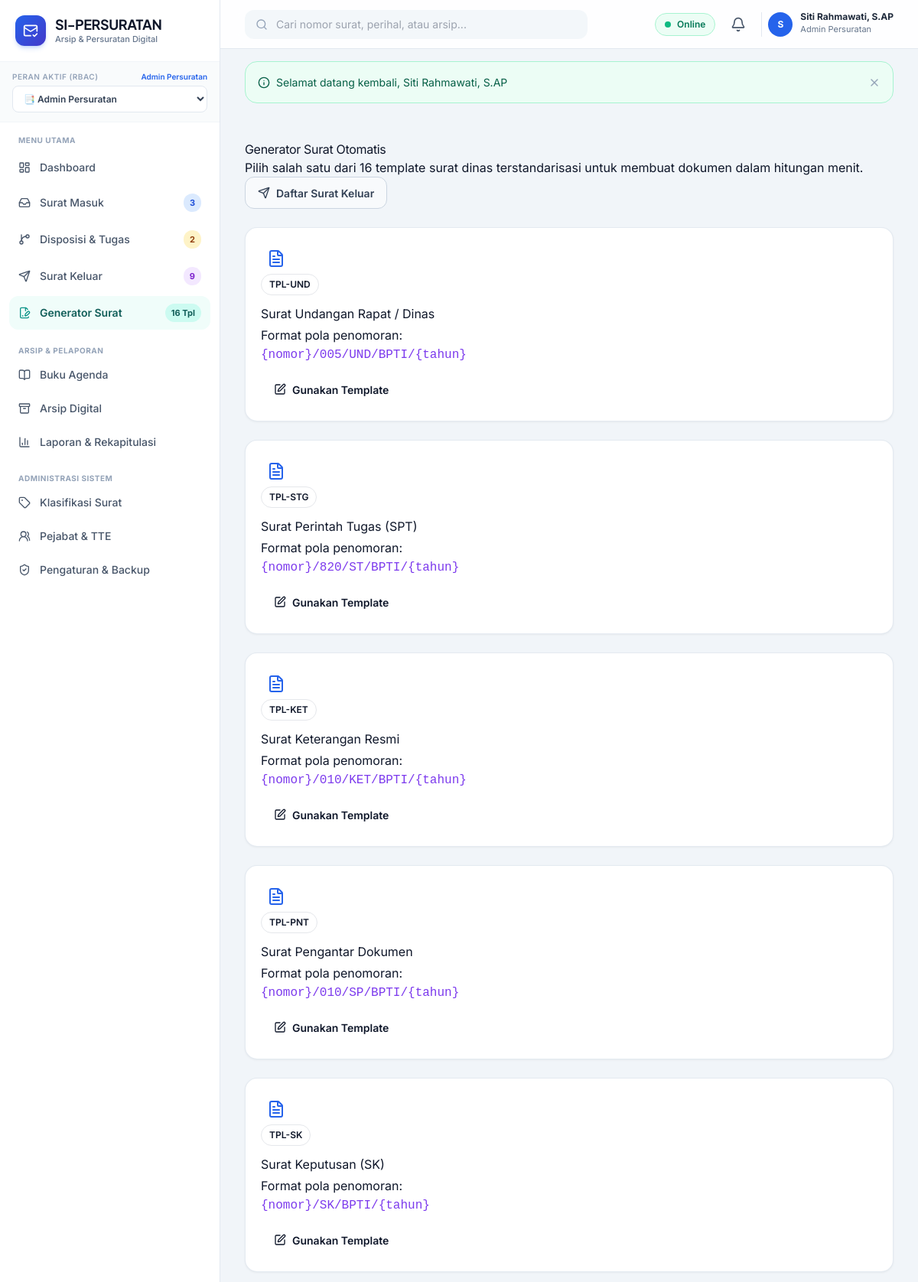
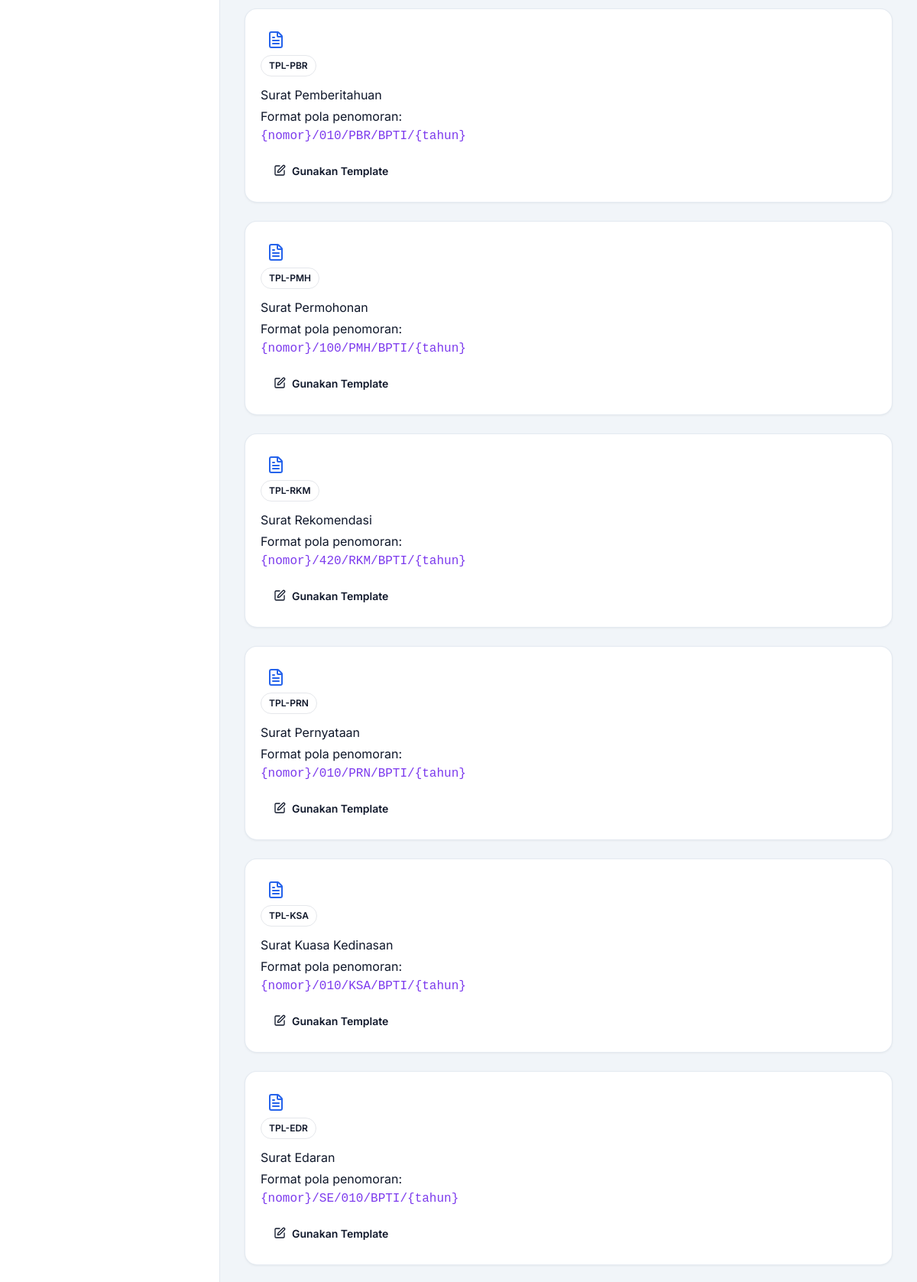
/public/generator/index.php (signed in, upper part), run on the app's committed database (2 pictures, top to bottom).
### tables this page shows
CREATE TABLE users (
    id INTEGER PRIMARY KEY AUTOINCREMENT,
    username TEXT NOT NULL UNIQUE,
    email TEXT NOT NULL UNIQUE,
    password_hash TEXT NOT NULL,
    full_name TEXT NOT NULL,
    nip TEXT,
    jabatan TEXT,
    phone TEXT,
    role_id INTEGER NOT NULL,
    avatar TEXT,
    is_active INTEGER NOT NULL DEFAULT 1,
    created_at DATETIME DEFAULT CURRENT_TIMESTAMP,
    updated_at DATETIME DEFAULT CURRENT_TIMESTAMP,
    deleted_at DATETIME DEFAULT NULL,
    FOREIGN KEY (role_id) REFERENCES roles (id) ON DELETE RESTRICT
);

CREATE TABLE roles (
    id INTEGER PRIMARY KEY AUTOINCREMENT,
    name TEXT NOT NULL,
    slug TEXT NOT NULL UNIQUE,
    description TEXT,
    created_at DATETIME DEFAULT CURRENT_TIMESTAMP
);

CREATE TABLE template_surat (
    id INTEGER PRIMARY KEY AUTOINCREMENT,
    nama_template TEXT NOT NULL,
    jenis_surat TEXT NOT NULL,
    kode TEXT NOT NULL UNIQUE,
    kop_surat_html TEXT,
    konten_template TEXT NOT NULL,
    variabel_fields TEXT, -- JSON array of dynamic fields
    format_nomor TEXT,
    is_system INTEGER NOT NULL DEFAULT 0,
    created_at DATETIME DEFAULT CURRENT_TIMESTAMP,
    updated_at DATETIME DEFAULT CURRENT_TIMESTAMP
);

### public/generator/index.php (the view, shortened to what the rows shown need)
<?php
require_once __DIR__ . '/../../config/app.php';
if (!Auth::check() || (!Auth::can('template.manage') && !Auth::can('surat_keluar.create'))) {
    Flash::set('danger', 'Akses ditolak.');
    redirect('dashboard.php');
}
$templates = TemplateSurat::getAll();
require_once APP_PATH . '/views/layouts/header.php';
?>
<div class="row g-3">
    <?php foreach ($templates as $t): ?>
        <div class="col-12 col-sm-6 col-lg-4 col-xl-3">
            <div class="card h-100 border-0 shadow-sm rounded-3 hover-shadow transition">
                <div class="card-body p-4 d-flex flex-column">
                    <div class="d-flex justify-content-between align-items-start mb-3">
                        <div class="p-2 bg-primary-subtle text-primary rounded-3">
                            <i data-lucide="file-text" style="width: 24px; height: 24px;"></i>
                        </div>
                        <span class="badge bg-light text-dark border font-monospace"><?= htmlspecialchars($t['kode']) ?></span>
                    </div>
                    <h6 class="fw-bold text-dark mb-1"><?= htmlspecialchars($t['nama_template']) ?></h6>
                    <p class="text-muted small mb-3 flex-grow-1">
                        Format pola penomoran: <br>
                        <code class="text-secondary"><?= htmlspecialchars($t['format_nomor'] ?? '{nomor}/{kode}/BPTI/{tahun}') ?></code>
                    </p>
                    <a href="<?= url('generator/buat.php') ?>?id=<?= $t['id'] ?>" class="btn btn-outline-primary w-100 fw-semibold d-flex align-items-center justify-content-center gap-2 rounded-2 mt-auto">
                        <i data-lucide="edit" style="width: 16px;"></i>
                        <span>Gunakan Template</span>
                    </a>
                </div>
            </div>
        </div>
    <?php endforeach; ?>
</div>
<?php require_once APP_PATH . '/views/layouts/footer.php'; ?>

### app/views/layouts/header.php (shortened to what the rows shown need)
<!DOCTYPE html>
<html lang="id">
<head>
    <script src="https://cdn.tailwindcss.com"></script>
</head>
<body class="antialiased selection:bg-blue-100 selection:text-blue-900">
<div class="min-h-screen flex flex-col lg:flex-row">
    <?php require_once APP_PATH . '/views/layouts/sidebar.php'; ?>
    <div class="flex-1 flex flex-col min-w-0 pb-20 lg:pb-0">
        <header class="sticky top-0 z-30 bg-white/90 backdrop-blur-md border-b border-slate-200 px-4 lg:px-8 h-16 flex items-center justify-between gap-4">
            <div class="flex items-center gap-2 sm:gap-3">
                <div class="relative">
                    <button onclick="toggleDropdown('user-menu')" class="flex items-center gap-2.5 pl-2 border-l border-slate-200 hover:opacity-90 transition">
                        <div class="w-8 h-8 rounded-full bg-blue-600 text-white font-bold text-xs flex items-center justify-center shadow-xs">
                            <?= strtoupper(substr($currentUser['full_name'] ?? 'U', 0, 1)) ?>
                        </div>
                        <div class="hidden md:block text-left">
                            <p class="text-xs font-bold text-slate-800 leading-none"><?= htmlspecialchars($currentUser['full_name'] ?? 'User') ?></p>
                            <p class="text-[11px] text-slate-500 mt-0.5"><?= htmlspecialchars($currentUser['role_name'] ?? 'Role') ?></p>
                        </div>
                    </button>
                </div>
            </div>
        </header>
        <main class="flex-1 p-4 lg:p-8 max-w-7xl w-full mx-auto space-y-6">

### app/views/layouts/sidebar.php (shortened to what the rows shown need)
<?php
$currentUser = Auth::user();
$currentRoleSlug = $currentUser['role_slug'] ?? 'superadmin';
?>
<aside id="sidebar" class="fixed lg:sticky top-0 left-0 z-50 h-screen w-72 bg-white border-r border-slate-200 flex flex-col transition-transform duration-300 -translate-x-full lg:translate-x-0 shrink-0">
  <div class="p-5 border-b border-slate-100 flex items-center justify-between">
    <a href="<?= url('dashboard.php') ?>" class="flex items-center gap-3 group text-decoration-none">
      <div>
        <h1 class="font-display font-bold text-slate-900 text-lg leading-tight tracking-tight">SI-PERSURATAN</h1>
      </div>
    </a>
  </div>
  <div class="px-4 py-3 bg-slate-50/80 border-b border-slate-100">
    <div class="flex items-center justify-between mb-1">
      <label class="text-[10px] font-semibold uppercase tracking-wider text-slate-400 block">Peran Aktif (RBAC)</label>
      <span class="text-[10px] text-blue-600 font-semibold"><?= htmlspecialchars($currentUser['role_name'] ?? 'User') ?></span>
    </div>
    <div class="relative">
      <select onchange="window.location.href='<?= url('switch_role.php?role=') ?>' + this.value" class="w-full text-xs font-semibold bg-white border border-slate-200 rounded-lg px-2.5 py-2 text-slate-700 focus:outline-none focus:ring-2 focus:ring-blue-500/20 focus:border-blue-600 cursor-pointer">
        <option value="admin_persuratan" <?= $currentRoleSlug === 'admin_persuratan' ? 'selected' : '' ?>>📑 Admin Persuratan</option>
      </select>
    </div>
  </div>
</aside>

### data on the page
users: role.name "Admin Persuratan", full_name "S", full_name "Siti Rahmawati, S.AP"
roles: slug "📑 Admin Persuratan"
template_surat: kode "TPL-UND", nama_template "Surat Undangan Rapat / Dinas", format_nomor "{nomor}/005/UND/BPTI/{tahun}"
template_surat: kode "TPL-STG", nama_template "Surat Perintah Tugas (SPT)", format_nomor "{nomor}/820/ST/BPTI/{tahun}"
template_surat: kode "TPL-KET", nama_template "Surat Keterangan Resmi", format_nomor "{nomor}/010/KET/BPTI/{tahun}"
template_surat: kode "TPL-PNT", nama_template "Surat Pengantar Dokumen", format_nomor "{nomor}/010/SP/BPTI/{tahun}"
template_surat: kode "TPL-SK", nama_template "Surat Keputusan (SK)", format_nomor "{nomor}/SK/BPTI/{tahun}"
template_surat: kode "TPL-PBR", nama_template "Surat Pemberitahuan", format_nomor "{nomor}/010/PBR/BPTI/{tahun}"
template_surat: kode "TPL-PMH", nama_template "Surat Permohonan", format_nomor "{nomor}/100/PMH/BPTI/{tahun}"
template_surat: kode "TPL-RKM", nama_template "Surat Rekomendasi", format_nomor "{nomor}/420/RKM/BPTI/{tahun}"
template_surat: kode "TPL-PRN", nama_template "Surat Pernyataan", format_nomor "{nomor}/010/PRN/BPTI/{tahun}"
template_surat: kode "TPL-KSA", nama_template "Surat Kuasa Kedinasan", format_nomor "{nomor}/010/KSA/BPTI/{tahun}"
template_surat: kode "TPL-EDR", nama_template "Surat Edaran", format_nomor "{nomor}/SE/010/BPTI/{tahun}"

### other printed values
$badgeSm "3"
$badgeDisp "2"
$badgeSk "9"
$msg['message'] "Selamat datang kembali, Siti Rahmawati, S.AP"
